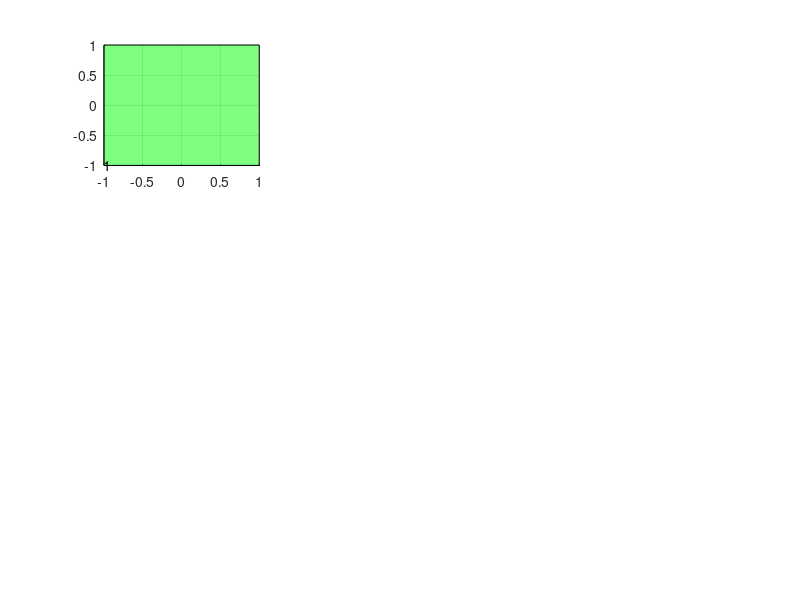

The MATLAB script that drew this image: (Note: this script raises an error after producing the figure.)
%%               E D U C A T I O N A L      S N I P P E T S                     
%__________________________________________________________________________
% 
%                       Finite Element Methods
%                     Developed by SHAHROKH SHAHI 
%                           (www.sshahi.com)
%
%                   Georgia Institute of Technology
%__________________________________________________________________________
%
% Iso-parametric formulation    
% Quad elements shape functions; higher-Order Shape Functions (Q8)
%
%
%% Initial Setup 
clc
clear
% close all

format short g
format compact

% adding library folder(s) to the path
path = mfilename('fullpath');
path(end-length(mfilename):end)=[];
addpath(fullfile(path,'lib'));

%% General Information


                   %   [1]   [2]   [3]   [4]   [5]   [6]   [7]   [8] 
naturalCoordinates = [ -1    -1     1     1    -1     0     1     0
                       -1     1     1    -1     0     1     0    -1];


[nDim,nElemNode] = size(naturalCoordinates);                   
                   
xi = naturalCoordinates(1,:);
eta= naturalCoordinates(2,:);

convIndex = convhull(xi,eta);


fig = figure(1); 
clf(fig);


axes(1) = subplot(3,3,1);
hold(axes(1),'on');
grid(axes(1),'on')

patch(axes(1),xi(convIndex),eta(convIndex),'g','FaceAlpha',0.5)
for i = 1 : size(naturalCoordinates,2)
    txt = text(axes(1),xi(i),eta(i),num2str(i));
    txt.BackgroundColor = 'y';
    txt.FontSize = 10;
    txt.FontWeight = 'normal';
end

axis(axes(1),[-2 2 -2 2])
axis(axes(1),'equal')
ax(1) = line(axes(1),axes(1).XLim,[0 0]);
ax(2) = line(axes(1),[0 0],axes(1).YLim);
set(ax,'LineWidth',2,'Color','k')
axLabel(1) = text(axes(1),axes(1).XLim(2),0,'\xi');
axLabel(2) = text(axes(1),0,axes(1).YLim(2),'\eta');
set(axLabel,'FontSize',20)
set(axLabel,'BackgroundColor','y')

%% Working with Shape Functions


for iNode = 1 : nElemNode
    N = shapefunctions(nDim,nElemNode,[xi(iNode),eta(iNode)]);
end

xiRange  = -1 : .05 : 1;
etaRange = -1 : .05 : 1; 

[XI,ETA] = meshgrid(xiRange,etaRange);
Z(:,:,nElemNode) = zeros(size(XI));
for i = 1 : length(xiRange)
    for j = 1 : length(etaRange)
        N = shapefunctions(nDim,nElemNode,[xiRange(i),etaRange(j)]);
        for k = 1 : nElemNode
            Z(i,j,k) = N(k);
        end
    end
end


for k = 1 : nElemNode
    idx = k + 1;
    axes(idx) = subplot(3,3,idx);
    hold(axes(idx),'on');
    grid(axes(idx),'on');
    surfc(axes(idx),XI,ETA,Z(:,:,k),'FaceAlpha',0.8);
    
    view(axes(idx),[30,27])
    axis(axes(idx),'equal')
    
    ax(1) = line(axes(idx),axes(idx).XLim,[0 0],[0,0]);
    ax(2) = line(axes(idx),[0 0],axes(idx).YLim,[0,0]);
    ax(3) = line(axes(idx),[0 0],[0,0],axes(idx).ZLim);
    set(ax,'LineWidth',2,'Color','k')
    
    title(axes(idx),['N_',num2str(k)])
    
    patch(axes(idx),xi(convIndex),eta(convIndex),'g','FaceAlpha',0.3)
    for i = 1 :nElemNode
        txt = text(axes(idx),xi(i),eta(i),num2str(i));
        txt.BackgroundColor = 'y';
        txt.FontSize = 10;
        txt.FontWeight = 'Bold';
    end
end

%% export figure
fig.Position = [50, 50, 1400,800];
% exportgraphics(fig, [mfilename,'.pdf'], 'ContentType','vector')
% exportgraphics(fig, [mfilename,'.png'], 'ContentType','image')
